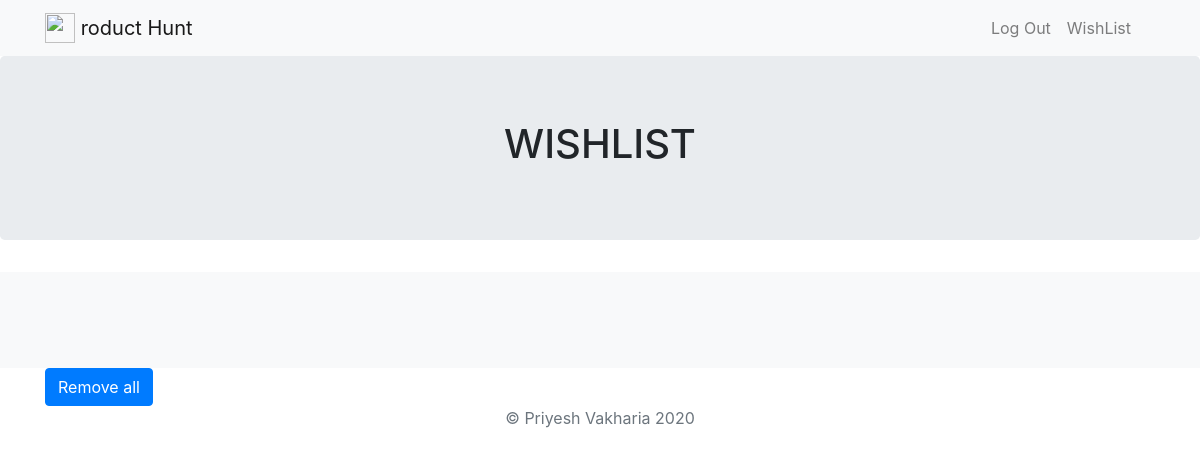
/wishlist/ (signed in), run on an earlier commit of the app's database.
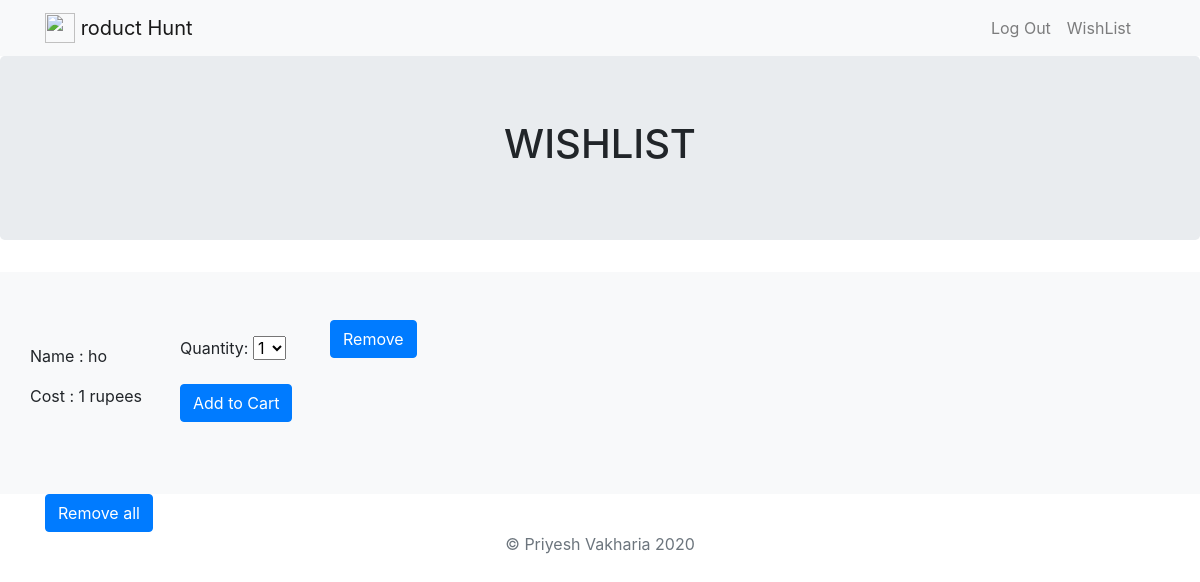
And on a later commit of the database.
### products/models.py (models this page shows)
class Wish(models.Model):
    w_id = models.IntegerField(default=0)
    name = models.CharField(max_length=30)
    cost = models.IntegerField(default=0)
    orderedby = models.ForeignKey(User,on_delete=models.CASCADE)

### products/views.py (the view)
# urls.py: path('wishlist/', products.views.wishes, name='wishlist'),
@login_required
def wishes(request):
    form = CartForm()
    allproducts = Wish.objects.filter(orderedby=request.user)
    return render(request, 'products/wishlist.html', {'products': allproducts,'form':form})

### products/forms.py
class CartForm(forms.Form):
    quantity = forms.IntegerField(label="Quantity", widget=forms.Select(choices=INTEGER_CHOICES))

### products/templates/products/wishlist.html (shortened to what this page needs)
<!doctype html>
<html lang="en">
<head>
    {% load staticfiles %}
    <link rel="stylesheet" href="https://stackpath.bootstrapcdn.com/bootstrap/4.4.1/css/bootstrap.min.css"
>
</head>
<body>
<header>
        <nav class="navbar navbar-expand-lg navbar-light bg-light">
            <div class="container">
                <a class="navbar-brand" href="{% url 'home' %}">
                    <img src="{% static 'letter.png' %}" class="d-inline-block align-top" height="30" width="30"/>
                    roduct Hunt
                </a>
                <div class="collapse navbar-collapse" id="navbarNavAltMarkup">
                    <div class="navbar-nav , ml-auto">
                        {% if user.is_authenticated %}
                        <a class="nav-item nav-link" href="javascript:{document.getElementById('logout').submit()}">Log Out</a>
                        {% else %}
                        <a class="nav-item nav-link" href="{% url 'signup' %}">Sign Up</a>
                        <a class="nav-item nav-link" href="{%  url 'login' %}">Login</a>
                        {% endif %}
                        <a class="nav-item nav-link" href="{%  url 'wishlist' %}">WishList</a>
                        <a class="nav-item nav-link" href="{%  url 'showcart' %}"></a>
                    </div>
                </div>
            </div>
        </nav>
</header>
<main role="main">
    <section class="jumbotron text-center">
        <div class="container">
            <h1>WISHLIST</h1>
        </div>
    </section>
    <div class="album py-5 bg-light">
        <div class="container">
            {% for product in products.all %}
            <div class="row">
                <div class="column" style="width: 150px">
                    <br />
                    <p class="card-text">Name : {{ product.name }}</p>
                    <p class="card-text">Cost : {{ product.cost }} rupees</p>
                </div>
                <div class="column" style="width: 150px">
                    <form method="POST" action="{% url 'addtocart' product_id=product.w_id%}">
                        <p>{{form.as_p}}</p>
                        <input class=" btn btn-primary" type="submit" onclick="{javascript:alert('Item added to cart')}" value="Add to Cart" />
                    </form>
                </div>
                <div class="column" style="width: 150px">
                    <form method="POST" action="{% url 'deletefromwish' product_id=product.w_id%}">
                        <input class=" btn btn-primary" type="submit" onclick="{javascript:alert('Item deleted to from wishlist')}" value="Remove" />
                    </form>
                </div>
            </div>
            <br />
            {% endfor %}
        </div>
    </div>
    <div class="container">
        <form method="POST" action="{% url 'delete'%}">
            <input class=" btn btn-primary" type="submit" value="Remove all" />
        </form>
    </div>
</main>
<footer class="text-muted">
    <div class="container text-center">
        <p>© Priyesh Vakharia {% now "Y" %}</p>
    </div>
</footer>
</body>
</html>

What changed in the data, as far as the page shows it:
added Wish: name "ho", cost "1"
